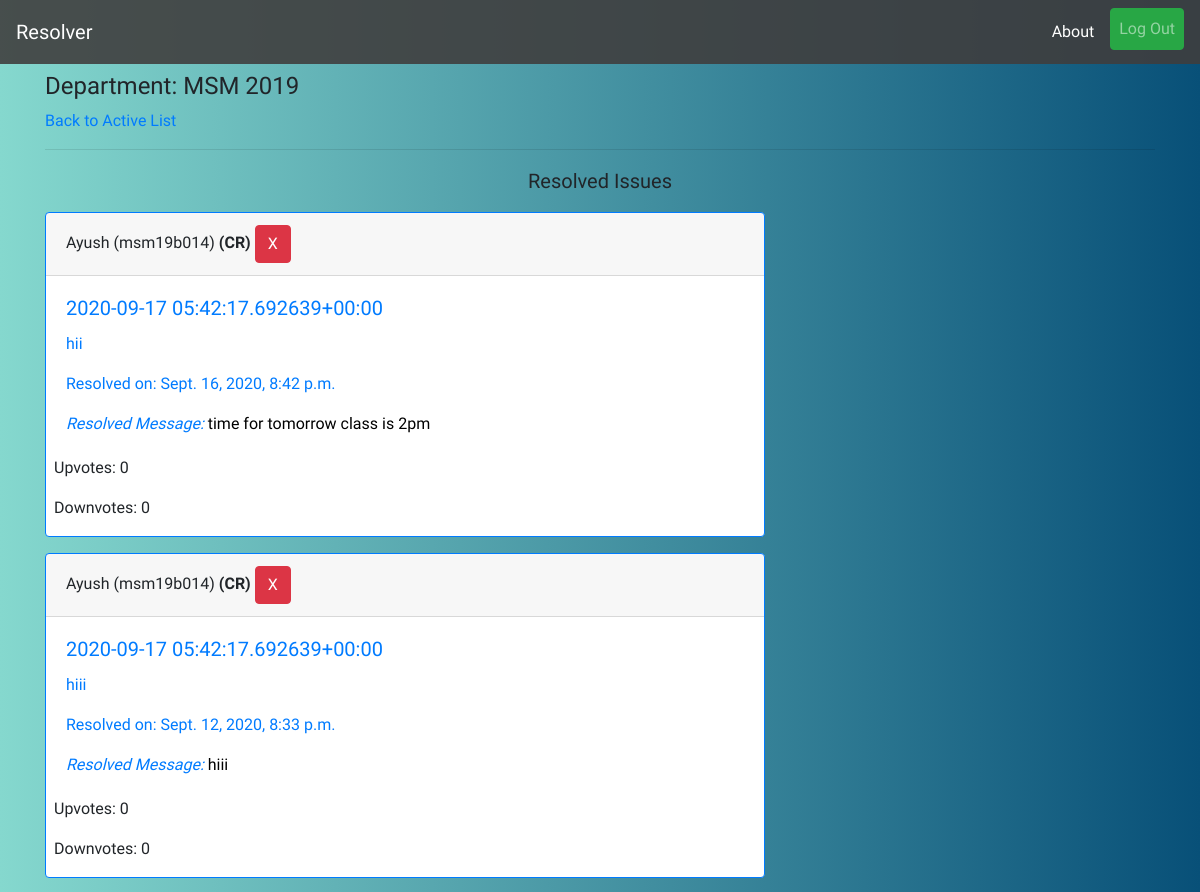
The page /resolved/ (signed in, upper part) on the database as committed earlier.
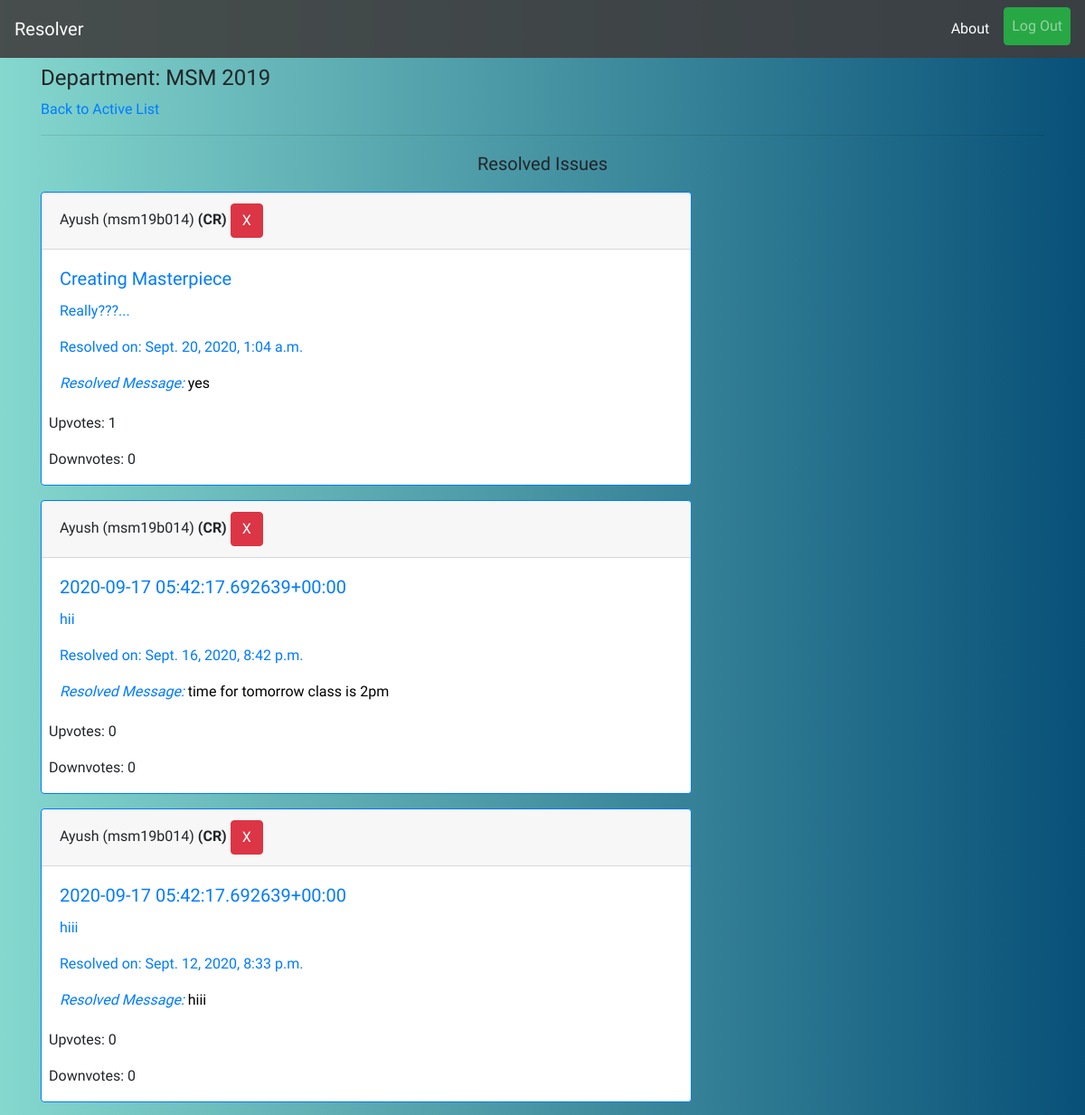
The same page on the database as committed later.
### reporter/models.py (models this page shows, shortened)
class Report(models.Model):
    user = models.ForeignKey(UserInfo,on_delete=models.CASCADE,blank=True)
    title = models.CharField('Subject',max_length=56)
    content = models.TextField('Issue')
    department = models.CharField(max_length=3,blank=True)
    year = models.CharField(max_length=4,blank=True)
    timestamp = models.DateTimeField(auto_now_add=True)
    updated = models.DateTimeField(auto_now=True)
    active = models.BooleanField(default=True)
    resolved = models.BooleanField(default=False)
    cr_line = models.CharField(max_length=256,null=True,blank=True)
    upvotes = models.IntegerField(default=0)
    downvotes = models.IntegerField(default=0)
    deadline = models.DateTimeField(null=True)
    class Meta:
        ordering = ['-timestamp']

### profiles/models.py (models this page shows, shortened)
class UserInfo(models.Model):
    user = models.OneToOneField(User,on_delete=models.CASCADE,related_name='info')
    is_cr = models.BooleanField(default=False)
    department = models.CharField(max_length=3)
    join_year = models.CharField(max_length=4)
    institute = models.ForeignKey(Institute,on_delete=models.CASCADE,related_name='allusers')
    registered_on = models.DateTimeField(auto_now_add=True)
    total_upvotes = models.IntegerField(default=0)
    total_downvotes = models.IntegerField(default=0)
    total_novotes = models.IntegerField(default=0)
    class Meta:
        ordering = ['-total_upvotes','-total_downvotes','-total_novotes']

class User(AbstractUser):
    pass

### reporter/views.py (the view)
# urls.py: path('resolved/',views.resolved_view,name='resolved'),
@login_required
def resolved_view(request):
    qs = Report.objects.filter(active=False,department=request.user.info.department,year=request.user.info.join_year,resolved=True).order_by('-updated')
    return render(request,'reporter/resolved.html',{'issue_list':qs})

### reporter/templates/reporter/resolved.html (shortened to what this page needs)
{% extends 'base.html' %}
{% load static %}
{% block content %}
{% if request.user.is_authenticated %}
    <h4 class="mt-2">Department: {{request.user.info.department|upper}} {{request.user.info.join_year}}</h4>
    <a href="{% url 'reporter:index' %}">Back to Active List</a>
    <hr>
    <p class="mt-2 lead text-center">Resolved Issues</p>
    {% for issue in issue_list %}
    <div class="card border-primary mb-3" style="max-width: 45rem;">
        <div class="card-header">{{issue.user.user.first_name}} ({{issue.user.user.username}}) {% if issue.user.is_cr %}<strong>(CR)</strong>{% endif %} {% if request.user.info.is_cr %}<button type="button" class="btn btn-danger" data-toggle="modal" data-target="#deleteModal">X</button>{% endif %}</div>
        <div class="card-body text-primary">
          <h5 class="card-title">{{issue.title}}</h5>
          <p class="card-text" >{{issue.content}}</p>
          <p class="card-text">Resolved on: {{issue.updated}}</p>
          <p class="card-text resolve-message"><em>Resolved Message: </em><span style="color: black;">{{issue.cr_line}}</span></p>
        </div>
        <div class="results ml-2">
            <p>Upvotes: {{issue.upvotes}}</p>
            <p>Downvotes: {{issue.downvotes}}</p>
        </div>
    </div>
    {% empty %}
    <p class="lead">No Issues, Resolved yet!</p>
    {% endfor %}
{% endif %}
{% endblock %}

Rows that differ between the two databases and show on the page:
added Report: user.user.first_name "Ayush", user.user.username "msm19b014", shows "(CR)", title "Creating Masterpiece", content "Really???...", updated "Sept. 20, 2020, 1:04 a.m.", cr_line "yes", upvotes "1", downvotes "0"
